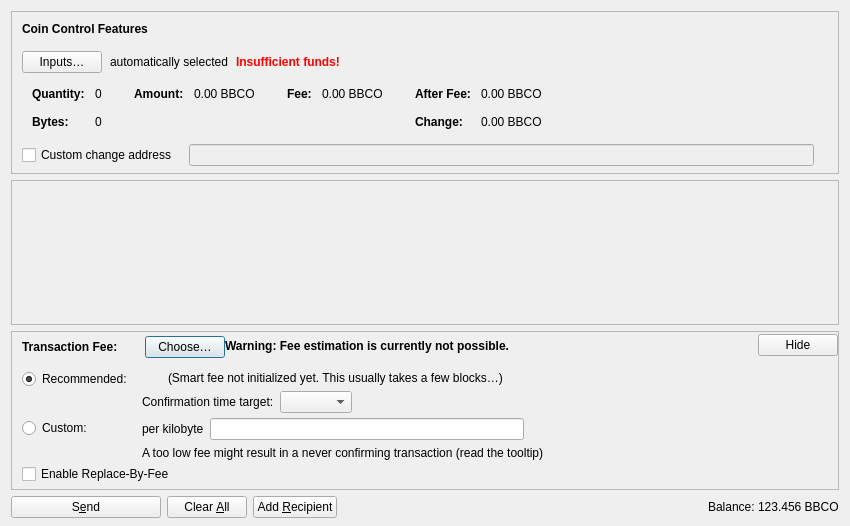
<?xml version="1.0" encoding="UTF-8"?>
<ui version="4.0">
 <class>SendCoinsDialog</class>
 <widget class="QDialog" name="SendCoinsDialog">
  <property name="geometry">
   <rect>
    <x>0</x>
    <y>0</y>
    <width>850</width>
    <height>526</height>
   </rect>
  </property>
  <property name="windowTitle">
   <string>Send Coins</string>
  </property>
  <layout class="QVBoxLayout" name="verticalLayout" stretch="0,1,0,0">
   <property name="bottomMargin">
    <number>8</number>
   </property>
   <item>
    <widget class="QFrame" name="frameCoinControl">
     <property name="sizePolicy">
      <sizepolicy hsizetype="Expanding" vsizetype="Expanding">
       <horstretch>0</horstretch>
       <verstretch>0</verstretch>
      </sizepolicy>
     </property>
     <property name="maximumSize">
      <size>
       <width>16777215</width>
       <height>16777215</height>
      </size>
     </property>
     <property name="frameShape">
      <enum>QFrame::StyledPanel</enum>
     </property>
     <property name="frameShadow">
      <enum>QFrame::Sunken</enum>
     </property>
     <layout class="QVBoxLayout" name="verticalLayoutCoinControl2">
      <property name="spacing">
       <number>0</number>
      </property>
      <property name="leftMargin">
       <number>0</number>
      </property>
      <property name="topMargin">
       <number>0</number>
      </property>
      <property name="rightMargin">
       <number>0</number>
      </property>
      <property name="bottomMargin">
       <number>6</number>
      </property>
      <item>
       <layout class="QVBoxLayout" name="verticalLayoutCoinControl" stretch="0,0,0,0,1">
        <property name="spacing">
         <number>0</number>
        </property>
        <property name="leftMargin">
         <number>10</number>
        </property>
        <property name="topMargin">
         <number>10</number>
        </property>
        <item>
         <layout class="QHBoxLayout" name="horizontalLayoutCoinControl1">
          <property name="bottomMargin">
           <number>15</number>
          </property>
          <item>
           <widget class="QLabel" name="labelCoinControlFeatures">
            <property name="sizePolicy">
             <sizepolicy hsizetype="Preferred" vsizetype="Maximum">
              <horstretch>0</horstretch>
              <verstretch>0</verstretch>
             </sizepolicy>
            </property>
            <property name="font">
             <font>
              <weight>75</weight>
              <bold>true</bold>
             </font>
            </property>
            <property name="styleSheet">
             <string notr="true">font-weight:bold;</string>
            </property>
            <property name="text">
             <string>Coin Control Features</string>
            </property>
           </widget>
          </item>
         </layout>
        </item>
        <item>
         <layout class="QHBoxLayout" name="horizontalLayoutCoinControl2" stretch="0,0,0,0">
          <property name="spacing">
           <number>8</number>
          </property>
          <property name="bottomMargin">
           <number>10</number>
          </property>
          <item>
           <widget class="QPushButton" name="pushButtonCoinControl">
            <property name="styleSheet">
             <string notr="true"/>
            </property>
            <property name="text">
             <string>Inputs…</string>
            </property>
            <property name="autoDefault">
             <bool>false</bool>
            </property>
           </widget>
          </item>
          <item>
           <widget class="QLabel" name="labelCoinControlAutomaticallySelected">
            <property name="text">
             <string>automatically selected</string>
            </property>
            <property name="margin">
             <number>5</number>
            </property>
           </widget>
          </item>
          <item>
           <widget class="QLabel" name="labelCoinControlInsuffFunds">
            <property name="font">
             <font>
              <weight>75</weight>
              <bold>true</bold>
             </font>
            </property>
            <property name="styleSheet">
             <string notr="true">color:red;font-weight:bold;</string>
            </property>
            <property name="text">
             <string>Insufficient funds!</string>
            </property>
            <property name="margin">
             <number>5</number>
            </property>
           </widget>
          </item>
          <item>
           <spacer name="horizontalSpacerCoinControl">
            <property name="orientation">
             <enum>Qt::Horizontal</enum>
            </property>
            <property name="sizeHint" stdset="0">
             <size>
              <width>40</width>
              <height>1</height>
             </size>
            </property>
           </spacer>
          </item>
         </layout>
        </item>
        <item>
         <widget class="QWidget" name="widgetCoinControl" native="true">
          <property name="sizePolicy">
           <sizepolicy hsizetype="Preferred" vsizetype="Preferred">
            <horstretch>0</horstretch>
            <verstretch>0</verstretch>
           </sizepolicy>
          </property>
          <property name="minimumSize">
           <size>
            <width>0</width>
            <height>0</height>
           </size>
          </property>
          <property name="styleSheet">
           <string notr="true"/>
          </property>
          <layout class="QHBoxLayout" name="horizontalLayoutCoinControl5">
           <property name="leftMargin">
            <number>0</number>
           </property>
           <property name="topMargin">
            <number>0</number>
           </property>
           <property name="rightMargin">
            <number>0</number>
           </property>
           <property name="bottomMargin">
            <number>0</number>
           </property>
           <item>
            <layout class="QHBoxLayout" name="horizontalLayoutCoinControl3" stretch="0,0,0,1">
             <property name="spacing">
              <number>20</number>
             </property>
             <property name="topMargin">
              <number>0</number>
             </property>
             <property name="bottomMargin">
              <number>10</number>
             </property>
             <item>
              <layout class="QFormLayout" name="formLayoutCoinControl1">
               <property name="labelAlignment">
                <set>Qt::AlignLeft|Qt::AlignVCenter</set>
               </property>
               <property name="horizontalSpacing">
                <number>10</number>
               </property>
               <property name="verticalSpacing">
                <number>14</number>
               </property>
               <property name="leftMargin">
                <number>10</number>
               </property>
               <property name="topMargin">
                <number>4</number>
               </property>
               <property name="rightMargin">
                <number>6</number>
               </property>
               <item row="0" column="0">
                <widget class="QLabel" name="labelCoinControlQuantityText">
                 <property name="font">
                  <font>
                   <weight>75</weight>
                   <bold>true</bold>
                  </font>
                 </property>
                 <property name="text">
                  <string>Quantity:</string>
                 </property>
                 <property name="margin">
                  <number>0</number>
                 </property>
                </widget>
               </item>
               <item row="0" column="1">
                <widget class="QLabel" name="labelCoinControlQuantity">
                 <property name="cursor">
                  <cursorShape>IBeamCursor</cursorShape>
                 </property>
                 <property name="contextMenuPolicy">
                  <enum>Qt::ActionsContextMenu</enum>
                 </property>
                 <property name="text">
                  <string notr="true">0</string>
                 </property>
                 <property name="margin">
                  <number>0</number>
                 </property>
                 <property name="textInteractionFlags">
                  <set>Qt::LinksAccessibleByMouse|Qt::TextSelectableByKeyboard|Qt::TextSelectableByMouse</set>
                 </property>
                </widget>
               </item>
               <item row="1" column="0">
                <widget class="QLabel" name="labelCoinControlBytesText">
                 <property name="font">
                  <font>
                   <weight>75</weight>
                   <bold>true</bold>
                  </font>
                 </property>
                 <property name="text">
                  <string>Bytes:</string>
                 </property>
                </widget>
               </item>
               <item row="1" column="1">
                <widget class="QLabel" name="labelCoinControlBytes">
                 <property name="cursor">
                  <cursorShape>IBeamCursor</cursorShape>
                 </property>
                 <property name="contextMenuPolicy">
                  <enum>Qt::ActionsContextMenu</enum>
                 </property>
                 <property name="text">
                  <string notr="true">0</string>
                 </property>
                 <property name="textInteractionFlags">
                  <set>Qt::LinksAccessibleByMouse|Qt::TextSelectableByKeyboard|Qt::TextSelectableByMouse</set>
                 </property>
                </widget>
               </item>
              </layout>
             </item>
             <item>
              <layout class="QFormLayout" name="formLayoutCoinControl2">
               <property name="horizontalSpacing">
                <number>10</number>
               </property>
               <property name="verticalSpacing">
                <number>14</number>
               </property>
               <property name="leftMargin">
                <number>6</number>
               </property>
               <property name="topMargin">
                <number>4</number>
               </property>
               <property name="rightMargin">
                <number>6</number>
               </property>
               <item row="0" column="0">
                <widget class="QLabel" name="labelCoinControlAmountText">
                 <property name="font">
                  <font>
                   <weight>75</weight>
                   <bold>true</bold>
                  </font>
                 </property>
                 <property name="text">
                  <string>Amount:</string>
                 </property>
                 <property name="margin">
                  <number>0</number>
                 </property>
                </widget>
               </item>
               <item row="0" column="1">
                <widget class="QLabel" name="labelCoinControlAmount">
                 <property name="cursor">
                  <cursorShape>IBeamCursor</cursorShape>
                 </property>
                 <property name="contextMenuPolicy">
                  <enum>Qt::ActionsContextMenu</enum>
                 </property>
                 <property name="text">
                  <string notr="true">0.00 BBCO</string>
                 </property>
                 <property name="textInteractionFlags">
                  <set>Qt::LinksAccessibleByMouse|Qt::TextSelectableByKeyboard|Qt::TextSelectableByMouse</set>
                 </property>
                </widget>
               </item>
              </layout>
             </item>
             <item>
              <layout class="QFormLayout" name="formLayoutCoinControl3">
               <property name="horizontalSpacing">
                <number>10</number>
               </property>
               <property name="verticalSpacing">
                <number>14</number>
               </property>
               <property name="leftMargin">
                <number>6</number>
               </property>
               <property name="topMargin">
                <number>4</number>
               </property>
               <property name="rightMargin">
                <number>6</number>
               </property>
               <item row="0" column="0">
                <widget class="QLabel" name="labelCoinControlFeeText">
                 <property name="font">
                  <font>
                   <weight>75</weight>
                   <bold>true</bold>
                  </font>
                 </property>
                 <property name="text">
                  <string>Fee:</string>
                 </property>
                 <property name="margin">
                  <number>0</number>
                 </property>
                </widget>
               </item>
               <item row="0" column="1">
                <widget class="QLabel" name="labelCoinControlFee">
                 <property name="cursor">
                  <cursorShape>IBeamCursor</cursorShape>
                 </property>
                 <property name="contextMenuPolicy">
                  <enum>Qt::ActionsContextMenu</enum>
                 </property>
                 <property name="text">
                  <string notr="true">0.00 BBCO</string>
                 </property>
                 <property name="textInteractionFlags">
                  <set>Qt::LinksAccessibleByMouse|Qt::TextSelectableByKeyboard|Qt::TextSelectableByMouse</set>
                 </property>
                </widget>
               </item>
              </layout>
             </item>
             <item>
              <layout class="QFormLayout" name="formLayoutCoinControl4">
               <property name="labelAlignment">
                <set>Qt::AlignLeft|Qt::AlignVCenter</set>
               </property>
               <property name="horizontalSpacing">
                <number>10</number>
               </property>
               <property name="verticalSpacing">
                <number>14</number>
               </property>
               <property name="leftMargin">
                <number>6</number>
               </property>
               <property name="topMargin">
                <number>4</number>
               </property>
               <property name="rightMargin">
                <number>6</number>
               </property>
               <item row="0" column="0">
                <widget class="QLabel" name="labelCoinControlAfterFeeText">
                 <property name="font">
                  <font>
                   <weight>75</weight>
                   <bold>true</bold>
                  </font>
                 </property>
                 <property name="text">
                  <string>After Fee:</string>
                 </property>
                 <property name="margin">
                  <number>0</number>
                 </property>
                </widget>
               </item>
               <item row="0" column="1">
                <widget class="QLabel" name="labelCoinControlAfterFee">
                 <property name="cursor">
                  <cursorShape>IBeamCursor</cursorShape>
                 </property>
                 <property name="contextMenuPolicy">
                  <enum>Qt::ActionsContextMenu</enum>
                 </property>
                 <property name="text">
                  <string notr="true">0.00 BBCO</string>
                 </property>
                 <property name="textInteractionFlags">
                  <set>Qt::LinksAccessibleByMouse|Qt::TextSelectableByKeyboard|Qt::TextSelectableByMouse</set>
                 </property>
                </widget>
               </item>
               <item row="1" column="0">
                <widget class="QLabel" name="labelCoinControlChangeText">
                 <property name="font">
                  <font>
                   <weight>75</weight>
                   <bold>true</bold>
                  </font>
                 </property>
                 <property name="text">
                  <string>Change:</string>
                 </property>
                </widget>
               </item>
               <item row="1" column="1">
                <widget class="QLabel" name="labelCoinControlChange">
                 <property name="cursor">
                  <cursorShape>IBeamCursor</cursorShape>
                 </property>
                 <property name="contextMenuPolicy">
                  <enum>Qt::ActionsContextMenu</enum>
                 </property>
                 <property name="text">
                  <string notr="true">0.00 BBCO</string>
                 </property>
                 <property name="textInteractionFlags">
                  <set>Qt::LinksAccessibleByMouse|Qt::TextSelectableByKeyboard|Qt::TextSelectableByMouse</set>
                 </property>
                </widget>
               </item>
              </layout>
             </item>
            </layout>
           </item>
          </layout>
         </widget>
        </item>
        <item>
         <layout class="QHBoxLayout" name="horizontalLayoutCoinControl4" stretch="0,0,0">
          <property name="spacing">
           <number>12</number>
          </property>
          <property name="sizeConstraint">
           <enum>QLayout::SetDefaultConstraint</enum>
          </property>
          <property name="topMargin">
           <number>5</number>
          </property>
          <property name="rightMargin">
           <number>5</number>
          </property>
          <item>
           <widget class="QCheckBox" name="checkBoxCoinControlChange">
            <property name="toolTip">
             <string>If this is activated, but the change address is empty or invalid, change will be sent to a newly generated address.</string>
            </property>
            <property name="text">
             <string>Custom change address</string>
            </property>
           </widget>
          </item>
          <item>
           <widget class="QValidatedLineEdit" name="lineEditCoinControlChange">
            <property name="enabled">
             <bool>false</bool>
            </property>
            <property name="sizePolicy">
             <sizepolicy hsizetype="Expanding" vsizetype="Fixed">
              <horstretch>0</horstretch>
              <verstretch>0</verstretch>
             </sizepolicy>
            </property>
           </widget>
          </item>
          <item>
           <widget class="QLabel" name="labelCoinControlChangeLabel">
            <property name="sizePolicy">
             <sizepolicy hsizetype="Preferred" vsizetype="Expanding">
              <horstretch>0</horstretch>
              <verstretch>0</verstretch>
             </sizepolicy>
            </property>
            <property name="minimumSize">
             <size>
              <width>0</width>
              <height>0</height>
             </size>
            </property>
            <property name="text">
             <string/>
            </property>
            <property name="margin">
             <number>3</number>
            </property>
           </widget>
          </item>
         </layout>
        </item>
        <item>
         <spacer name="verticalSpacerCoinControl">
          <property name="orientation">
           <enum>Qt::Vertical</enum>
          </property>
          <property name="sizeHint" stdset="0">
           <size>
            <width>800</width>
            <height>1</height>
           </size>
          </property>
         </spacer>
        </item>
       </layout>
      </item>
     </layout>
    </widget>
   </item>
   <item>
    <widget class="QScrollArea" name="scrollArea">
     <property name="widgetResizable">
      <bool>true</bool>
     </property>
     <widget class="QWidget" name="scrollAreaWidgetContents">
      <property name="geometry">
       <rect>
        <x>0</x>
        <y>0</y>
        <width>830</width>
        <height>104</height>
       </rect>
      </property>
      <layout class="QVBoxLayout" name="verticalLayout_2" stretch="0,1">
       <property name="leftMargin">
        <number>0</number>
       </property>
       <property name="topMargin">
        <number>0</number>
       </property>
       <property name="rightMargin">
        <number>0</number>
       </property>
       <property name="bottomMargin">
        <number>0</number>
       </property>
       <item>
        <layout class="QVBoxLayout" name="entries">
         <property name="spacing">
          <number>6</number>
         </property>
        </layout>
       </item>
       <item>
        <spacer name="verticalSpacer">
         <property name="orientation">
          <enum>Qt::Vertical</enum>
         </property>
         <property name="sizeHint" stdset="0">
          <size>
           <width>20</width>
           <height>40</height>
          </size>
         </property>
        </spacer>
       </item>
      </layout>
     </widget>
    </widget>
   </item>
   <item>
    <widget class="QFrame" name="frameFee">
     <property name="sizePolicy">
      <sizepolicy hsizetype="Expanding" vsizetype="Expanding">
       <horstretch>0</horstretch>
       <verstretch>0</verstretch>
      </sizepolicy>
     </property>
     <property name="maximumSize">
      <size>
       <width>16777215</width>
       <height>16777215</height>
      </size>
     </property>
     <property name="frameShape">
      <enum>QFrame::StyledPanel</enum>
     </property>
     <property name="frameShadow">
      <enum>QFrame::Sunken</enum>
     </property>
     <layout class="QVBoxLayout" name="verticalLayoutFee1">
      <property name="spacing">
       <number>0</number>
      </property>
      <property name="leftMargin">
       <number>0</number>
      </property>
      <property name="topMargin">
       <number>0</number>
      </property>
      <property name="rightMargin">
       <number>0</number>
      </property>
      <property name="bottomMargin">
       <number>0</number>
      </property>
      <item>
       <layout class="QVBoxLayout" name="verticalLayoutFee2" stretch="0,0,0">
        <property name="spacing">
         <number>0</number>
        </property>
        <property name="leftMargin">
         <number>10</number>
        </property>
        <property name="topMargin">
         <number>0</number>
        </property>
        <item>
         <layout class="QHBoxLayout" name="horizontalLayoutFee1">
          <property name="bottomMargin">
           <number>0</number>
          </property>
          <item>
           <layout class="QVBoxLayout" name="verticalLayoutFee7">
            <property name="spacing">
             <number>0</number>
            </property>
            <item>
             <spacer name="verticalSpacerSmartFee">
              <property name="orientation">
               <enum>Qt::Vertical</enum>
              </property>
              <property name="sizeType">
               <enum>QSizePolicy::Fixed</enum>
              </property>
              <property name="sizeHint" stdset="0">
               <size>
                <width>1</width>
                <height>4</height>
               </size>
              </property>
             </spacer>
            </item>
            <item>
             <layout class="QHBoxLayout" name="horizontalLayoutSmartFee">
              <property name="spacing">
               <number>10</number>
              </property>
              <item>
               <widget class="QLabel" name="labelFeeHeadline">
                <property name="sizePolicy">
                 <sizepolicy hsizetype="Preferred" vsizetype="Maximum">
                  <horstretch>0</horstretch>
                  <verstretch>0</verstretch>
                 </sizepolicy>
                </property>
                <property name="font">
                 <font>
                  <weight>75</weight>
                  <bold>true</bold>
                 </font>
                </property>
                <property name="styleSheet">
                 <string notr="true">font-weight:bold;</string>
                </property>
                <property name="text">
                 <string>Transaction Fee:</string>
                </property>
               </widget>
              </item>
              <item>
               <widget class="QLabel" name="labelFeeMinimized">
                <property name="text">
                 <string/>
                </property>
               </widget>
              </item>
              <item>
               <widget class="QPushButton" name="buttonChooseFee">
                <property name="text">
                 <string>Choose…</string>
                </property>
               </widget>
              </item>
             </layout>
            </item>
            <item>
             <spacer name="verticalSpacer_5">
              <property name="orientation">
               <enum>Qt::Vertical</enum>
              </property>
              <property name="sizeHint" stdset="0">
               <size>
                <width>1</width>
                <height>1</height>
               </size>
              </property>
             </spacer>
            </item>
           </layout>
          </item>
          <item>
           <widget class="QLabel" name="fallbackFeeWarningLabel">
            <property name="toolTip">
             <string>Using the fallbackfee can result in sending a transaction that will take several hours or days (or never) to confirm. Consider choosing your fee manually or wait until you have validated the complete chain.</string>
            </property>
            <property name="font">
            <font>
                <weight>75</weight>
                <bold>true</bold>
            </font>
            </property>
            <property name="text">
             <string>Warning: Fee estimation is currently not possible.</string>
            </property>
            <property name="wordWrap">
             <bool>false</bool>
            </property>
           </widget>
          </item>
          <item>
           <spacer name="horizontalSpacer_4">
            <property name="orientation">
             <enum>Qt::Horizontal</enum>
            </property>
            <property name="sizeType">
             <enum>QSizePolicy::MinimumExpanding</enum>
            </property>
            <property name="sizeHint" stdset="0">
             <size>
              <width>40</width>
              <height>20</height>
             </size>
            </property>
           </spacer>
          </item>
          <item>
           <widget class="QPushButton" name="buttonMinimizeFee">
            <property name="toolTip">
             <string>Hide transaction fee settings</string>
            </property>
            <property name="text">
             <string>Hide</string>
            </property>
           </widget>
          </item>
         </layout>
        </item>
        <item>
         <widget class="QFrame" name="frameFeeSelection">
          <layout class="QVBoxLayout" name="verticalLayoutFee12">
           <property name="spacing">
            <number>0</number>
           </property>
           <property name="leftMargin">
            <number>0</number>
           </property>
           <property name="topMargin">
            <number>0</number>
           </property>
           <property name="rightMargin">
            <number>0</number>
           </property>
           <property name="bottomMargin">
            <number>0</number>
           </property>
           <item>
            <layout class="QGridLayout" name="gridLayoutFee">
             <property name="topMargin">
              <number>10</number>
             </property>
             <property name="bottomMargin">
              <number>4</number>
             </property>
             <property name="horizontalSpacing">
              <number>10</number>
             </property>
             <property name="verticalSpacing">
              <number>4</number>
             </property>
             <item row="1" column="1">
              <layout class="QVBoxLayout" name="verticalLayoutFee8">
               <property name="spacing">
                <number>6</number>
               </property>
               <item>
                <layout class="QHBoxLayout" name="horizontalLayoutFee13">
                 <item>
                  <widget class="QLabel" name="labelCustomPerKilobyte">
                   <property name="toolTip">
                    <string>Specify a custom fee per kB (1,000 bytes) of the transaction's virtual size.

Note:  Since the fee is calculated on a per-byte basis, a fee rate of "100 satoshis per kvB" for a transaction size of 500 virtual bytes (half of 1 kvB) would ultimately yield a fee of only 50 satoshis.</string>
                   </property>
                   <property name="text">
                    <string>per kilobyte</string>
                   </property>
                  </widget>
                 </item>
                 <item>
                  <widget class="BitcoinAmountField" name="customFee"/>
                 </item>
                 <item>
                  <spacer name="horizontalSpacer_6">
                   <property name="orientation">
                    <enum>Qt::Horizontal</enum>
                   </property>
                   <property name="sizeHint" stdset="0">
                    <size>
                     <width>1</width>
                     <height>1</height>
                    </size>
                   </property>
                  </spacer>
                 </item>
                </layout>
               </item>
               <item>
                <layout class="QHBoxLayout" name="horizontalLayoutFee8">
                 <item>
                  <widget class="QLabel" name="labelCustomFeeWarning">
                   <property name="enabled">
                    <bool>true</bool>
                   </property>
                   <property name="toolTip">
                    <string>When there is less transaction volume than space in the blocks, miners as well as relaying nodes may enforce a minimum fee. Paying only this minimum fee is just fine, but be aware that this can result in a never confirming transaction once there is more demand for bbcoin transactions than the network can process.</string>
                   </property>
                   <property name="text">
                    <string>A too low fee might result in a never confirming transaction (read the tooltip)</string>
                   </property>
                  </widget>
                 </item>
                 <item>
                  <spacer name="horizontalSpacer_2">
                   <property name="orientation">
                    <enum>Qt::Horizontal</enum>
                   </property>
                   <property name="sizeHint" stdset="0">
                    <size>
                     <width>1</width>
                     <height>1</height>
                    </size>
                   </property>
                  </spacer>
                 </item>
                </layout>
               </item>
              </layout>
             </item>
             <item row="0" column="0">
              <layout class="QVBoxLayout" name="verticalLayoutFee4" stretch="0,1">
               <item>
                <widget class="QRadioButton" name="radioSmartFee">
                 <property name="text">
                  <string>Recommended:</string>
                 </property>
                 <property name="checked">
                  <bool>true</bool>
                 </property>
                 <attribute name="buttonGroup">
                  <string notr="true">groupFee</string>
                 </attribute>
                </widget>
               </item>
               <item>
                <spacer name="verticalSpacer_2">
                 <property name="orientation">
                  <enum>Qt::Vertical</enum>
                 </property>
                 <property name="sizeHint" stdset="0">
                  <size>
                   <width>1</width>
                   <height>1</height>
                  </size>
                 </property>
                </spacer>
               </item>
              </layout>
             </item>
             <item row="1" column="0">
              <layout class="QVBoxLayout" name="verticalLayoutFee9" stretch="0,1">
               <item>
                <widget class="QRadioButton" name="radioCustomFee">
                 <property name="text">
                  <string>Custom:</string>
                 </property>
                 <attribute name="buttonGroup">
                  <string notr="true">groupFee</string>
                 </attribute>
                </widget>
               </item>
               <item>
                <spacer name="verticalSpacer_6">
                 <property name="orientation">
                  <enum>Qt::Vertical</enum>
                 </property>
                 <property name="sizeHint" stdset="0">
                  <size>
                   <width>1</width>
                   <height>1</height>
                  </size>
                 </property>
                </spacer>
               </item>
              </layout>
             </item>
             <item row="0" column="1">
              <layout class="QVBoxLayout" name="verticalLayoutFee3" stretch="0,0,1">
               <property name="spacing">
                <number>6</number>
               </property>
               <property name="topMargin">
                <number>2</number>
               </property>
               <item>
                <layout class="QHBoxLayout" name="horizontalLayoutFee12">
                 <item>
                  <widget class="QLabel" name="labelSmartFee">
                   <property name="text">
                    <string/>
                   </property>
                  </widget>
                 </item>
                 <item>
                  <widget class="QLabel" name="labelFeeEstimation">
                   <property name="text">
                    <string/>
                   </property>
                  </widget>
                 </item>
                 <item>
                  <widget class="QLabel" name="labelSmartFee2">
                   <property name="text">
                    <string>(Smart fee not initialized yet. This usually takes a few blocks…)</string>
                   </property>
                  </widget>
                 </item>
                 <item>
                  <spacer name="horizontalSpacer_5">
                   <property name="orientation">
                    <enum>Qt::Horizontal</enum>
                   </property>
                   <property name="sizeHint" stdset="0">
                    <size>
                     <width>1</width>
                     <height>1</height>
                    </size>
                   </property>
                  </spacer>
                 </item>
                </layout>
               </item>
               <item>
                <layout class="QHBoxLayout" name="horizontalLayoutFee9">
                 <item>
                  <layout class="QVBoxLayout" name="verticalLayoutFee6">
                   <item>
                    <widget class="QLabel" name="labelSmartFee3">
                     <property name="text">
                      <string>Confirmation time target:</string>
                     </property>
                    </widget>
                   </item>
                  </layout>
                 </item>
                 <item>
                  <layout class="QVBoxLayout" name="verticalLayoutFee5">
                   <property name="rightMargin">
                    <number>30</number>
                   </property>
                   <item>
                    <layout class="QHBoxLayout" name="horizontalLayoutConfTarget">
                     <property name="bottomMargin">
                      <number>0</number>
                     </property>
                     <item>
                      <widget class="QComboBox" name="confTargetSelector"/>
                     </item>
                     <item>
                      <spacer name="horizontalSpacerConfTarget">
                       <property name="orientation">
                        <enum>Qt::Horizontal</enum>
                       </property>
                       <property name="sizeHint" stdset="0">
                        <size>
                         <width>40</width>
                         <height>20</height>
                        </size>
                       </property>
                      </spacer>
                     </item>
                    </layout>
                   </item>
                  </layout>
                 </item>
                </layout>
               </item>
               <item>
                <spacer name="verticalSpacer_4">
                 <property name="orientation">
                  <enum>Qt::Vertical</enum>
                 </property>
                 <property name="sizeHint" stdset="0">
                  <size>
                   <width>1</width>
                   <height>1</height>
                  </size>
                 </property>
                </spacer>
               </item>
              </layout>
             </item>
            </layout>
           </item>
           <item>
            <widget class="QCheckBox" name="optInRBF">
             <property name="text">
              <string>Enable Replace-By-Fee</string>
             </property>
             <property name="toolTip">
              <string>With Replace-By-Fee (BIP-125) you can increase a transaction's fee after it is sent. Without this, a higher fee may be recommended to compensate for increased transaction delay risk.</string>
             </property>
            </widget>
           </item>
          </layout>
         </widget>
        </item>
        <item>
         <spacer name="verticalSpacerFee">
          <property name="orientation">
           <enum>Qt::Vertical</enum>
          </property>
          <property name="sizeHint" stdset="0">
           <size>
            <width>40</width>
            <height>5</height>
           </size>
          </property>
         </spacer>
        </item>
       </layout>
      </item>
     </layout>
    </widget>
   </item>
   <item>
    <layout class="QHBoxLayout" name="horizontalLayout">
     <item>
      <widget class="QPushButton" name="sendButton">
       <property name="minimumSize">
        <size>
         <width>150</width>
         <height>0</height>
        </size>
       </property>
       <property name="toolTip">
        <string>Confirm the send action</string>
       </property>
       <property name="text">
        <string>S&amp;end</string>
       </property>
       <property name="icon">
        <iconset resource="../bbcoin.qrc">
         <normaloff>:/icons/send</normaloff>:/icons/send</iconset>
       </property>
       <property name="autoDefault">
        <bool>false</bool>
       </property>
       <property name="default">
        <bool>false</bool>
       </property>
      </widget>
     </item>
     <item>
      <widget class="QPushButton" name="clearButton">
       <property name="sizePolicy">
        <sizepolicy hsizetype="Minimum" vsizetype="Fixed">
         <horstretch>0</horstretch>
         <verstretch>0</verstretch>
        </sizepolicy>
       </property>
       <property name="toolTip">
        <string>Clear all fields of the form.</string>
       </property>
       <property name="text">
        <string>Clear &amp;All</string>
       </property>
       <property name="icon">
        <iconset resource="../bbcoin.qrc">
         <normaloff>:/icons/remove</normaloff>:/icons/remove</iconset>
       </property>
       <property name="autoDefault">
        <bool>false</bool>
       </property>
      </widget>
     </item>
     <item>
      <widget class="QPushButton" name="addButton">
       <property name="toolTip">
        <string>Send to multiple recipients at once</string>
       </property>
       <property name="text">
        <string>Add &amp;Recipient</string>
       </property>
       <property name="icon">
        <iconset resource="../bbcoin.qrc">
         <normaloff>:/icons/add</normaloff>:/icons/add</iconset>
       </property>
       <property name="autoDefault">
        <bool>false</bool>
       </property>
      </widget>
     </item>
     <item>
      <spacer name="horizontalSpacer">
       <property name="orientation">
        <enum>Qt::Horizontal</enum>
       </property>
       <property name="sizeHint" stdset="0">
        <size>
         <width>40</width>
         <height>20</height>
        </size>
       </property>
      </spacer>
     </item>
     <item>
      <layout class="QHBoxLayout" name="horizontalLayout_2">
       <property name="spacing">
        <number>3</number>
       </property>
       <item>
        <widget class="QLabel" name="labelBalanceName">
         <property name="sizePolicy">
          <sizepolicy hsizetype="Preferred" vsizetype="Fixed">
           <horstretch>0</horstretch>
           <verstretch>0</verstretch>
          </sizepolicy>
         </property>
         <property name="text">
          <string>Balance:</string>
         </property>
        </widget>
       </item>
       <item>
        <widget class="QLabel" name="labelBalance">
         <property name="sizePolicy">
          <sizepolicy hsizetype="Preferred" vsizetype="Fixed">
           <horstretch>0</horstretch>
           <verstretch>0</verstretch>
          </sizepolicy>
         </property>
         <property name="cursor">
          <cursorShape>IBeamCursor</cursorShape>
         </property>
         <property name="text">
          <string notr="true">123.456 BBCO</string>
         </property>
         <property name="textInteractionFlags">
          <set>Qt::LinksAccessibleByMouse|Qt::TextSelectableByKeyboard|Qt::TextSelectableByMouse</set>
         </property>
        </widget>
       </item>
      </layout>
     </item>
    </layout>
   </item>
  </layout>
 </widget>
 <customwidgets>
  <customwidget>
   <class>QValidatedLineEdit</class>
   <extends>QLineEdit</extends>
   <header>qt/qvalidatedlineedit.h</header>
  </customwidget>
  <customwidget>
   <class>BitcoinAmountField</class>
   <extends>QLineEdit</extends>
   <header>qt/bbcoinamountfield.h</header>
   <container>1</container>
  </customwidget>
 </customwidgets>
 <resources>
  <include location="../bbcoin.qrc"/>
 </resources>
 <connections/>
 <buttongroups>
  <buttongroup name="groupFee"/>
 </buttongroups>
</ui>
